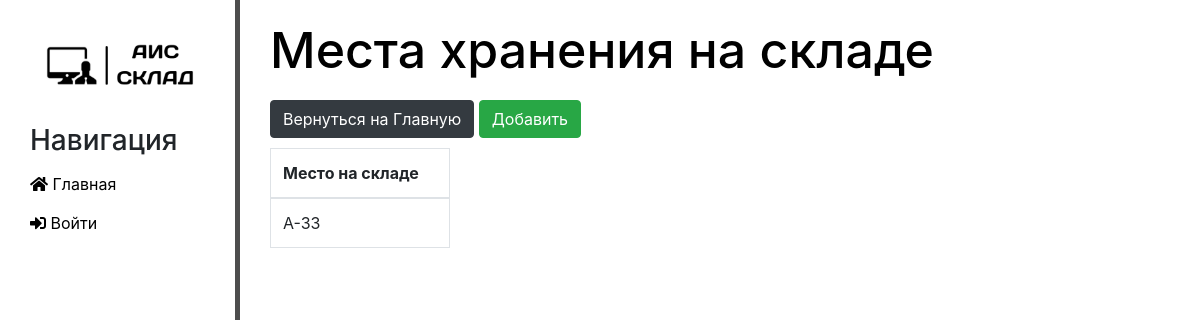
The app's page /place, older data.
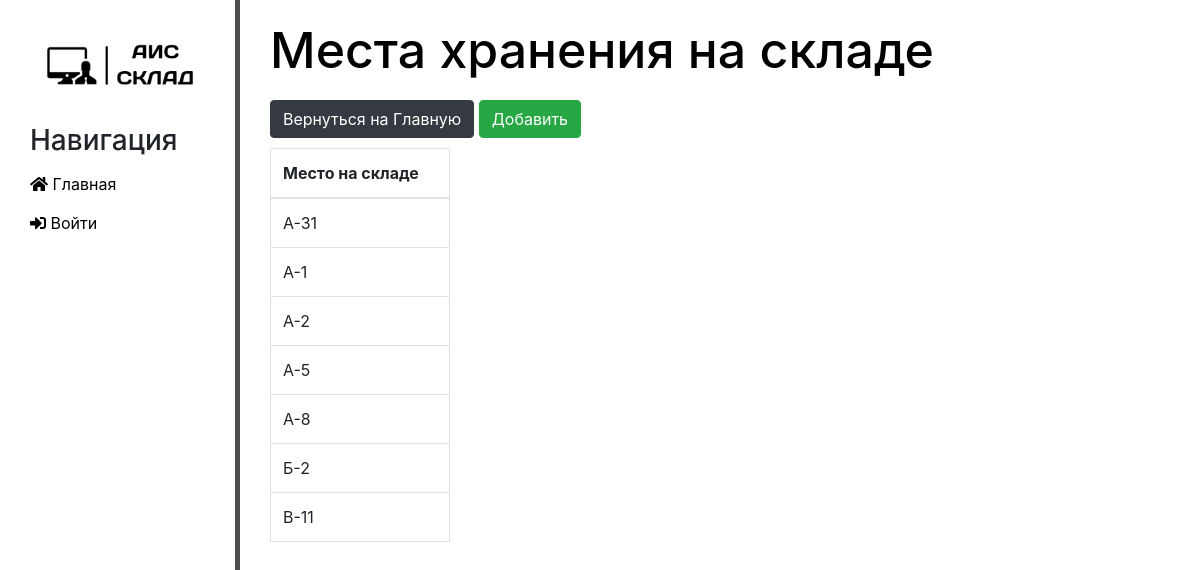
The same page, newer data.
### main/models.py (models this page shows, shortened)
class Place(models.Model):
    place_for_store = models.CharField('Место хранения', max_length=50, primary_key=True)
    class Meta:
        verbose_name = 'Место хранения'
        verbose_name_plural = 'Места хранения'

### main/views.py (the view)
# urls.py: path('place', views.place_func, name='place'),
def place_func(request):
    place = Place.objects.all()
    return render(request, 'main/place.html', {'place': place})

### main/templates/main/place.html (shortened to what this page needs)
{% extends 'main/layout.html' %}
{% block content %}
    <div class="features">
    <h1>Места хранения на складе</h1>
        <a href="{% url 'home' %}"> <button type="button" class="btn btn-dark" style="margin-bottom:10px">Вернуться на Главную</button></a>
        <a href="{% url 'add_place' %}"> <button type="button" class="btn btn-success" style="margin-bottom:10px">Добавить</button></a>
        <table class="table table-bordered" style="width: 20%">
   <thead>
    <tr>
      <th scope="col">Место на складе</th>
    </tr>
  </thead>
  <tbody>
  {% if place %}
   {% for el in place %}
    <tr>
      <td>{{el.place_for_store}}</td>
    </tr>
   {% endfor %}
  {% else %}
        <p>Ничего не найдено</p>
  {% endif %}
  </tbody>
</table>
    </div>
{% endblock %}

Row changes from the older to the newer data that the page shows:
removed Place: place_for_store "А-33"
added Place: place_for_store "А-31"
added Place: place_for_store "А-1"
added Place: place_for_store "А-2"
added Place: place_for_store "А-5"
added Place: place_for_store "А-8"
added Place: place_for_store "Б-2"
added Place: place_for_store "В-11"
